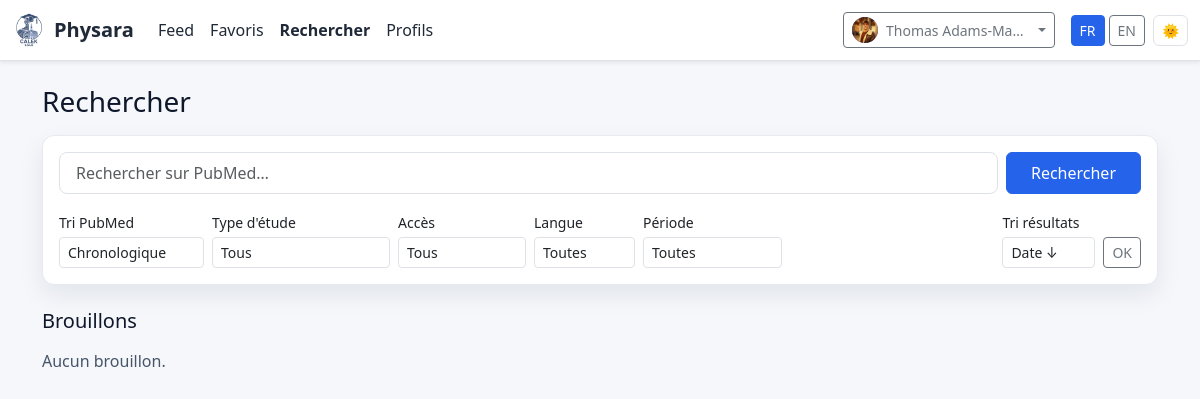
/drafts (signed in), run on the app's committed database.
### app.py (models this page shows, shortened)
class User(UserMixin, db.Model):
    id = db.Column(db.Integer, primary_key=True)
    email = db.Column(db.String(120), unique=True, nullable=False)
    name = db.Column(db.String(120))
    password_hash = db.Column(db.String(255), nullable=False)
    role = db.Column(db.String(20), default="user")
    created_at = db.Column(db.DateTime, default=datetime.utcnow)
    bio = db.Column(db.Text)
    photo_filename = db.Column(db.String(255))
    profession = db.Column(db.String(120))
    profession_autre = db.Column(db.String(120))
    annee_etudes = db.Column(db.String(10))
    est_etudiant = db.Column(db.Boolean, default=False)
    formations_complementaires = db.Column(db.Text)
    specialite = db.Column(db.String(120))
    specialite_autre = db.Column(db.String(120))
    ville = db.Column(db.String(120))
    adresse_cabinet = db.Column(db.Text)
    annees_experience = db.Column(db.Integer)
    facebook = db.Column(db.String(255))
    instagram = db.Column(db.String(255))
    linkedin = db.Column(db.String(255))
    tiktok = db.Column(db.String(255))
    youtube = db.Column(db.String(255))
    abonnements_publics = db.Column(db.Boolean, default=True)
    zotero_api_key = db.Column(db.String(200))
    zotero_user_id = db.Column(db.String(50))

### app.py (the view, shortened to what this page needs)
@app.route('/drafts', endpoint='my_drafts')
@login_required
def my_drafts():
    sort = request.args.get('sort', 'date_desc')
    q_pubmed = (request.args.get('q_pubmed') or '').strip()
    try:
        page = int(request.args.get('page') or 1)
    except Exception:
        page = 1
    page = max(1, page)
    PER_PAGE = 48
    drafts_state = session.get("drafts_state", {}) or {}
    uid = str(current_user.id)
    ustate = drafts_state.get(uid, {}) or {}
    if not q_pubmed:
        old_drafts = UserDraft.query.filter_by(user_id=current_user.id).all()
        for od in old_drafts:
            db.session.delete(od)
        db.session.commit()
        q_pubmed = (ustate.get("q_pubmed") or "").strip()
        try:
            page = int(ustate.get("page") or page)
        except Exception:
            pass
        page = max(1, page)
    if q_pubmed:
        drafts_state[uid] = {"q_pubmed": q_pubmed, "page": page}
        session["drafts_state"] = drafts_state
    total_pages = 1
    qry = (Article.query
           .filter(Article.is_published.is_(False))
           .join(UserDraft, UserDraft.article_id == Article.id)
           .filter(UserDraft.user_id == current_user.id))
    pool = qry.limit(1000).all()
    ifs_scores = {a.id: reliability_score(a)[0] for a in pool}
    def date_key(x):
        return (x.published_date or x.created_at or datetime.min)
    if sort == 'ifs_desc':
        pool.sort(key=lambda x: ifs_scores.get(x.id, 0), reverse=True)
    elif sort == 'ifs_asc':
        pool.sort(key=lambda x: ifs_scores.get(x.id, 0))
    elif sort == 'date_asc':
        pool.sort(key=date_key)
    else:
        pool.sort(key=date_key, reverse=True)
    display_pool = pool[:300]
    draft_ids = [a.id for a in display_pool]
    proposed_set = set()
    if draft_ids:
        proposed_set = {
            r[0] for r in db.session.query(Proposal.article_id)
            .filter(Proposal.article_id.in_(draft_ids))
            .all()
        }
    return render_template(
        'drafts.html',
        latest_drafts=display_pool,
        ifs_scores=ifs_scores,
        sort=sort,
        proposed_set=proposed_set,
        q_pubmed=q_pubmed,   # vide ici en général
        page=1,
        total_pages=1,
        has_prev=False,
        has_next=False,
    )

### templates/drafts.html (shortened to what this page needs)
{% extends "layout.html" %}
{% block content %}
<h3 class="mb-3">Rechercher</h3>
<div class="card side-card p-3 mb-4">
  <form method="post" action="{{ url_for('drafts_pull_pubmed') }}" id="pubmed-form">
    <div class="d-flex gap-2 mb-3">
      <input type="search" name="q_pubmed" class="form-control form-control-lg"
             placeholder="Rechercher sur PubMed…"
             value="{{ q_pubmed or '' }}"
             style="font-size:1rem;">
      <button class="btn btn-primary px-4" type="submit" style="white-space:nowrap; font-size:1rem;">
        Rechercher
      </button>
    </div>
    <div class="d-flex flex-wrap gap-2 align-items-end">
      <div>
        <label class="form-label small mb-1">Tri PubMed</label>
        <select name="pubmed_sort" class="form-select form-select-sm">
          <option value="pub+date" {{ 'selected' if (request.args.get('pubmed_sort') or 'pub+date') == 'pub+date' else '' }}>Chronologique</option>
        </select>
      </div>
      <div>
        <label class="form-label small mb-1">Type d'étude</label>
        <select name="study_type" class="form-select form-select-sm">
          <option value="">Tous</option>
        </select>
      </div>
      <div>
        <label class="form-label small mb-1">Accès</label>
        <select name="access" class="form-select form-select-sm">
          <option value="">Tous</option>
        </select>
      </div>
      <div>
        <label class="form-label small mb-1">Langue</label>
        <select name="lang" class="form-select form-select-sm">
          <option value="">Toutes</option>
        </select>
      </div>
      <div>
        <label class="form-label small mb-1">Période</label>
        <select name="date_range" class="form-select form-select-sm" id="date-range-select"
                onchange="document.getElementById('custom-dates').style.display = this.value === 'custom' ? 'flex' : 'none'">
          <option value="">Toutes</option>
        </select>
      </div>
      <div class="ms-auto">
        <label class="form-label small mb-1">Tri résultats</label>
        <div class="d-flex gap-2">
          <select name="sort" class="form-select form-select-sm" form="sort-form">
            {% set current_sort = sort or request.args.get('sort','date_desc') %}
            <option value="date_desc" {{ 'selected' if current_sort=='date_desc' else '' }}>Date ↓</option>
          </select>
          <button type="submit" form="sort-form" class="btn btn-outline-secondary btn-sm">OK</button>
        </div>
      </div>
    </div>
  </form>
</div>
<h5 class="mb-3">Brouillons</h5>
<div class="row gy-3">
  {% for a in latest_drafts %}
  <div class="col-md-6 col-lg-4">
    <div class="card h-100 article-card p-3" data-article-id="{{ a.id }}" role="button" tabindex="0" style="position:relative;">
      <div class="d-flex flex-wrap gap-2 mb-1">
        {% if a.source %}<span class="badge badge-soft">{{ a.source|capitalize }}</span>{% endif %}
        {% if a.domain %}<span class="badge badge-soft">{{ a.domain }}</span>{% endif %}
        {% if a.pathology %}<span class="badge badge-soft">{{ a.pathology }}</span>{% endif %}
        {% if a.study_type %}<span class="badge badge-soft">{{ a.study_type }}</span>{% endif %}
      </div>
      <h6 class="fw-bold line-clamp-2">{{ a.title }}</h6>
      {% if a.authors %}<p class="text-muted small mb-2">{{ a.authors }}</p>{% endif %}
      <div class="small text-muted mb-2 d-flex flex-wrap gap-2 align-items-center">
        {% if a.journal %}<span class="badge badge-soft badge-journal">{{ a.journal }}</span>{% endif %}
        {% if a.published_date %}<span>Paru le {{ a.published_date.strftime('%d %b %Y') }}</span>{% endif %}
        {% set sc = (reliability_score(a)[0]) %}
        {% set ifs_color =
            'bg-success' if sc>=80 else
            'bg-primary' if sc>=60 else
            'bg-warning' if sc>=40 else
            'bg-danger' %}
        <span class="badge {{ ifs_color }}">IFS: {{ sc }}</span>
      </div>
      {% if a.abstract %}
        {% set _abstract_text = a.clean_abstract or (a.abstract|striptags) %}
        <p class="small line-clamp-3 mb-1">{{ _abstract_text[:320] }}{% if _abstract_text|length > 320 %}…{% endif %}</p>
      {% endif %}
      <div class="mt-auto d-flex gap-2 align-items-center">
        {% if a.url %}
          <a class="btn btn-sm btn-primary" target="_blank" rel="noopener" href="{{ a.url }}" onclick="event.stopPropagation()">Ouvrir</a>
        {% endif %}
        {% if a.doi %}
          <a class="btn btn-sm btn-outline-primary" target="_blank" rel="noopener" href="https://doi.org/{{ a.doi }}" onclick="event.stopPropagation()">DOI</a>
        {% endif %}
        <button class="btn btn-sm btn-outline-secondary"
                onclick="event.stopPropagation(); showCardCite(this, {{ a.id }})"
                data-article-id="{{ a.id }}">Citer</button>
        {% if current_user.is_authenticated %}
        <form class="d-flex gap-2 align-items-center ms-auto favorite-form"
              method="post" action="{{ url_for('favorite', article_id=a.id) }}"
              onclick="event.stopPropagation()">
          <input class="form-control form-control-sm" name="public_note" placeholder="Note publique…" style="max-width:140px;">
          <button type="submit" class="btn btn-sm btn-outline-warning">Favori</button>
        </form>
        {% endif %}
        {% set is_proposed = a.id in proposed_set %}
        {% if not is_proposed and (current_user.role == 'admin' or a.posted_by_id == current_user.id) %}
          <form method="post"
                action="{{ url_for('drafts_remove_from_me', article_id=a.id) }}"
                onclick="event.stopPropagation()"
                onsubmit="return confirm('Supprimer ce brouillon ?');">
            <button class="btn btn-sm btn-outline-danger">Supprimer</button>
          </form>
        {% else %}
          {% if is_proposed %}
            <span class="badge bg-info ms-auto">Proposé</span>
          {% endif %}
        {% endif %}
      </div>
    </div>
  </div>
  {% else %}
    <div class="col-12"><p class="text-muted">Aucun brouillon.</p></div>
  {% endfor %}
</div>
{% endblock %}

### templates/layout.html (shortened to what this page needs)
<!doctype html>
<html lang="fr" data-bs-theme="light">
<head>
  <link href="https://cdn.jsdelivr.net/npm/bootstrap@5.3.3/dist/css/bootstrap.min.css" rel="stylesheet">
  <link href="{{ url_for('static', filename='css/theme.css') }}" rel="stylesheet">
</head>
<body>
<nav class="navbar navbar-expand-lg sticky-top shadow-sm bg-body border-bottom">
  <div class="container-fluid">
    <a class="navbar-brand fw-bold d-flex align-items-center gap-2" href="{{ url_for('index') }}">
      <img src="{{ url_for('static', filename='img/physara-logo.png') }}" alt="Physara" class="logo-img" style="height:34px;width:auto;object-fit:contain">
      <span>Physara</span>
    </a>
    <div class="collapse navbar-collapse" id="navbarNav">
      <ul class="navbar-nav me-auto mb-2 mb-lg-0">
        {% if current_user.is_authenticated %}
          <li class="nav-item"><a class="nav-link{% if request.endpoint == 'feed' %} active{% endif %}" href="{{ url_for('feed') }}">{{ t('nav.feed') }}</a></li>
          <li class="nav-item"><a class="nav-link{% if request.endpoint == 'favorites' %} active{% endif %}" href="{{ url_for('favorites') }}">{{ t('nav.favorites') }}</a></li>
          <li class="nav-item"><a class="nav-link{% if request.endpoint == 'my_drafts' %} active{% endif %}" href="{{ url_for('my_drafts') }}">{{ t('nav.search') }}</a></li>
          <li class="nav-item"><a class="nav-link{% if request.endpoint == 'users_list' %} active{% endif %}" href="{{ url_for('users_list') }}">{{ t('nav.users') }}</a></li>
        {% endif %}
      </ul>
      <div class="d-flex align-items-center gap-2">
        {% if current_user.is_authenticated %}
           <div class="dropdown">
            <button class="btn btn-sm btn-outline-secondary dropdown-toggle d-flex align-items-center gap-2"
                    data-bs-toggle="dropdown" aria-expanded="false" data-bs-offset="0,4">
              {% if current_user.photo_filename %}
                <img src="{{ url_for('static', filename='uploads/avatars/' + current_user.photo_filename) }}"
                    class="avatar-nav" style="object-fit:cover;" alt="">
              {% else %}
                <span class="avatar-nav avatar-initials-dynamic" data-seed="{{ current_user.email }}">{{ (current_user.name or current_user.email)[0].upper() }}</span>
              {% endif %}
              <span class="d-none d-md-inline text-truncate" style="max-width:140px;">{{ current_user.name or current_user.email.split('@')[0] }}</span>
            </button>
          </div>
        {% else %}
          <a href="{{ url_for('login') }}" class="btn btn-sm btn-outline-primary">{{ t('nav.login') }}</a>
          <a href="{{ url_for('signup') }}" class="btn btn-sm btn-primary">{{ t('nav.signup') }}</a>
        {% endif %}
        <div class="d-flex align-items-center gap-1 ms-2">
          <a href="{{ url_for('set_lang', lang='fr') }}"
             class="btn btn-sm {% if current_lang() == 'fr' %}btn-primary{% else %}btn-outline-secondary{% endif %}">
            FR
          </a>
          <a href="{{ url_for('set_lang', lang='en') }}"
             class="btn btn-sm {% if current_lang() == 'en' %}btn-primary{% else %}btn-outline-secondary{% endif %}">
            EN
          </a>
        </div>
        <button id="theme-toggle" class="btn btn-sm btn-outline-secondary d-none d-lg-inline-flex" title="Basculer le thème" aria-label="Basculer le thème">🌞</button>
      </div>
    </div>
  </div>
</nav>
<main class="container py-4">
  {% block content %}{% endblock %}
</main>
</body>
</html>

### data on the page
User: photo_filename (picture), name "Thomas Adams-Ma…"

### other printed values
{{ t('nav.feed') }} "Feed"
{{ t('nav.favorites') }} "Favoris"
{{ t('nav.search') }} "Rechercher"
{{ t('nav.users') }} "Profils"
